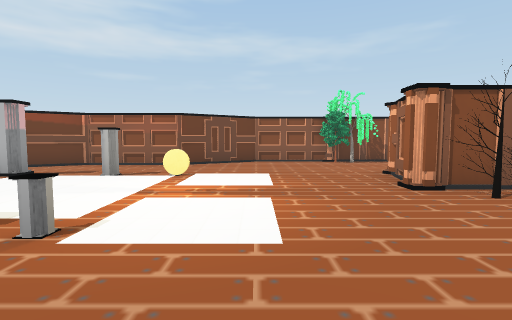
[1] (above)

20 first-person views from a walk through a 3-D level made in the Unity game engine. The camera is 1.3 m above the floor, tilts 4° down and sees 85° across. The floor is counted in squares, 2 m on a side. Each view is taken from the middle of a square. On the plan, view 1 faces up. The plan holds only what a view shows up to about 9 squares ahead; the rest is blank. The place goes on beyond the plan. The player is left out. Some surface patterns are stand-ins.

[2]
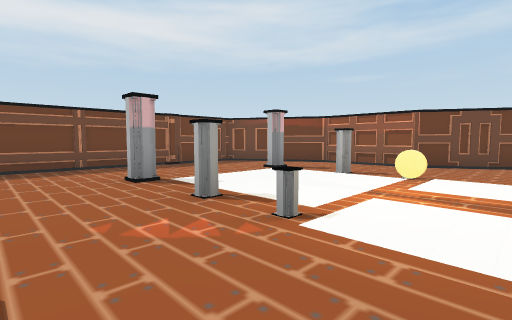

[3]
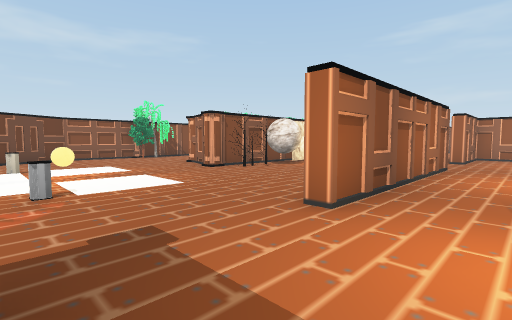

[4]
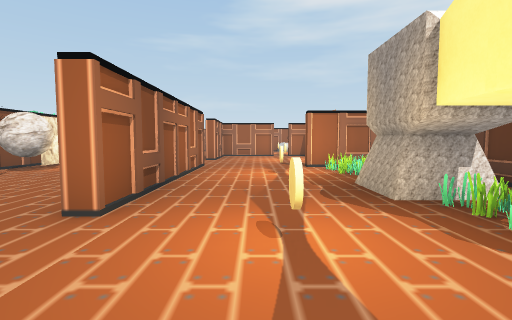

[5]
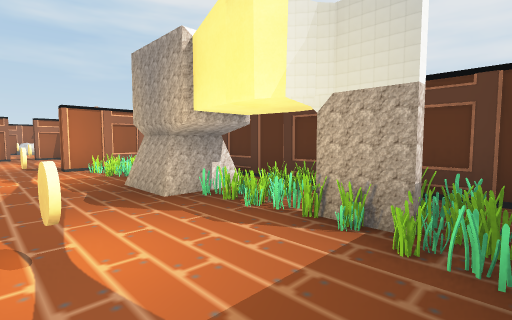

[6]
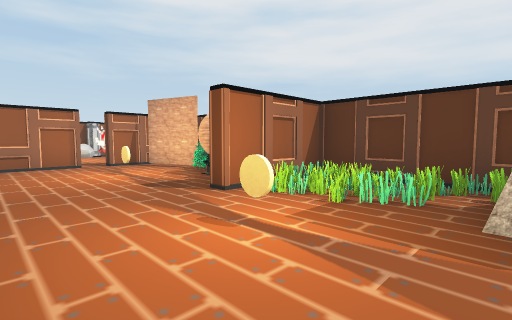

[7]
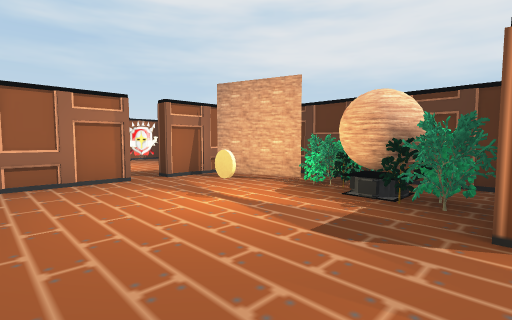

[8]
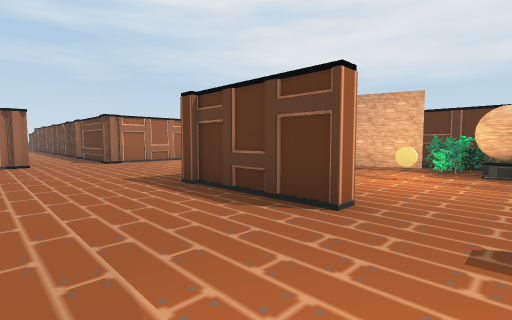

[9]
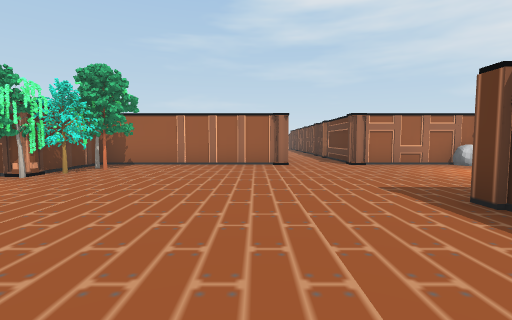

[10]
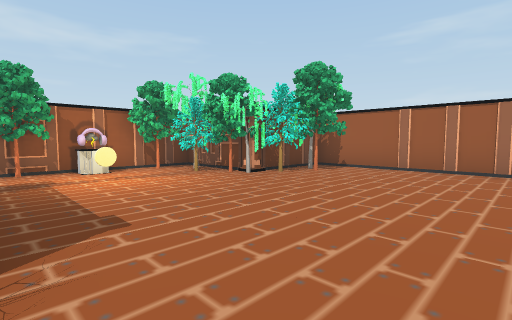

[11]
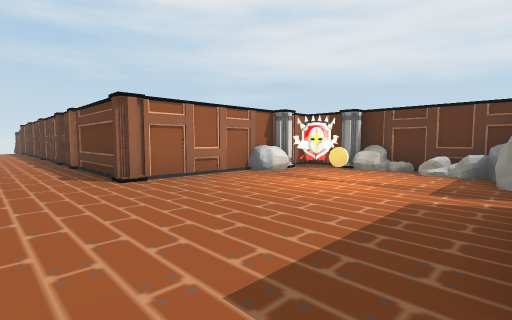

[12]
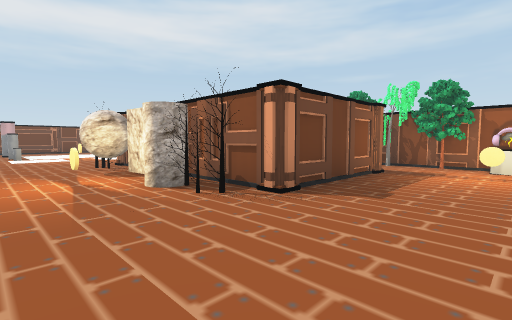

[13]
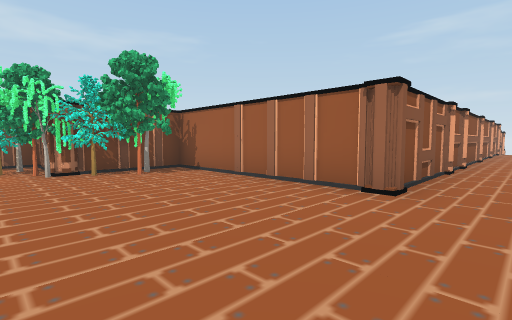

[14]
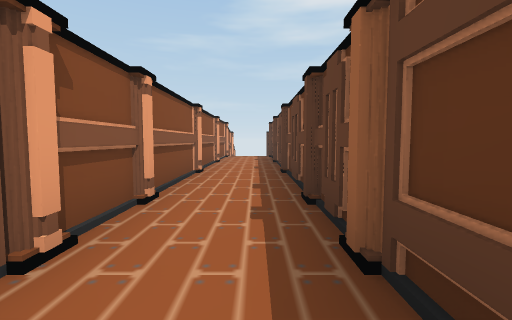

[15]
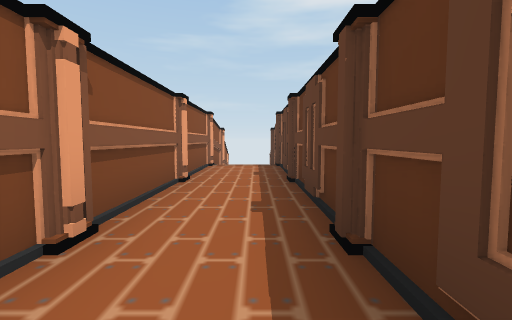

[16]
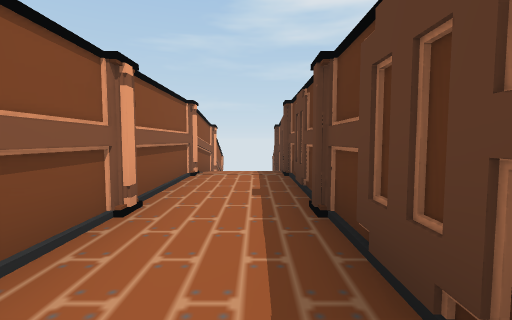

[17]
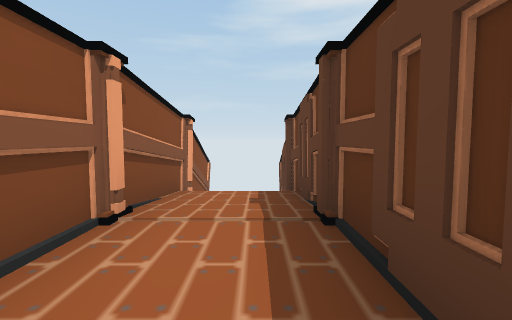

[18]
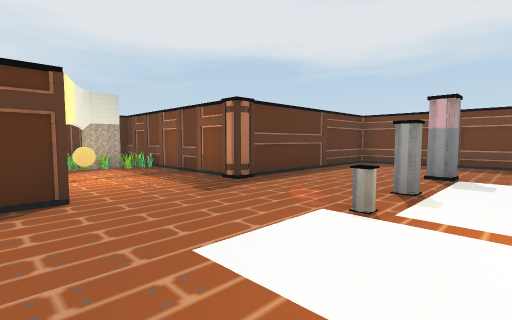

[19]
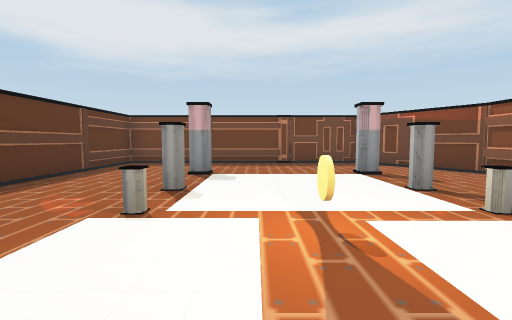

[20]
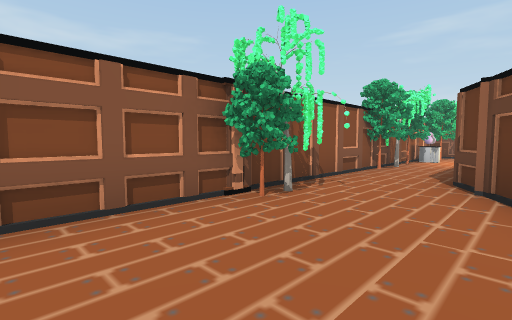

### Floor plan
Points are (right, up) in squares from view 1. A wall is a line through its corners. A room is listed if a view was taken in it or the views show most of it. See-through windows are left out.
Room 1 (views 1, 2, 3, 4, 5, 6, 7, 18, 19, 20)
walls: (2.3, 4.1) (2.7, 5.6); (4.5, 3.7) (2, 3.7); (5.2, -0.6) (0.4, -0.6) (0.4, -0.4) (0.9, -0.4); (0.8, -3.6) (2.2, -3.6); (-1.5, -4.1) (-0.6, -4.1); (3.7, 6.1) (4.9, 6.8); (1.1, -4.8) (1.1, -3.5); (-4.3, 5.5) (-4.3, 5.1) (-4.8, 5.1); (5.2, -5.6) (9, -5.6); (9, -0.6) (7.3, -0.6) (7.3, -0.4); (-4.3, 7.6) (-7.1, 5.9) (-7.1, -0.6) (-2.2, -0.6) (-2.2, -5.6) (4.9, -5.6) (4.9, -4.4); (9.6, -2.7) (9.6, -0.9); (7.4, 8.6) (0, 8.6) (-2, 7.4) (-4.5, 7.4)
ways out: opening at (4.5, 1.5) to room 2; opening at (6.5, 0) to room 2; opening at (8, 8) to room 2; opening at (9.5, -3.5) to room 2; gap at (7, 7) to room 2
objects: other object (-2, -5); other object (-2, -4); other object (-1, 4); other object (0, -5); other object (0, -4); other object (0, -2); other object (2, -5); tree (2, 8); other object (3, -5); other object (3, -4); other object (3, 3); tree (3, 8); other object (4, -4); other object (4, -2); other object (4, 3); other object (5, -4); other object (6, -5); other object (6, -4); other object (7, -5); other object (7, -4); tree (7, 8); tree (7, 9); other object (8, -5); other object (8, -3)
Room 2 (views 8, 9, 10, 11, 12, 13, 14, 15, 16, 17)
walls: (14.6, 1) (14.6, 6.2) (13.4, 6.2); (8.8, -0.7) (8.8, -0.2); (8, -0.7) (8, -0.2); (14.6, -4.2) (14.6, -0.6) (29.9, -0.6); (12.1, 6.4) (12.1, 8.6) (7.4, 8.6); (7.3, -0.4) (10, -0.4); (13.5, -5.6) (14.6, -5.6) (14.6, -4.9); (10.2, -5.6) (13.1, -5.6); (8.3, -4.6) (9.4, -4.2); (9.9, 8) (9.4, 8); (9.6, 8) (9.6, 8.5); (7.7, 6.9) (7.7, 3.7) (4.5, 3.7); (5.3, 3.1) (4.4, 3); (30, 1.3) (14.4, 1.3)
glass walls: (13.4, -4.9) (13.9, -4.3)
low walls: (9.4, 8) (9.4, 8.5)
ways out: opening at (4.5, 1.5) to room 1; opening at (6.5, 0) to room 1; opening at (8, 8) to room 1; opening at (9.5, -3.5) to room 1; gap at (7, 7) to room 1
objects: other object (5, 2); other object (6, 3); tree (7, 3); tree (9, 8); other object (10, -5); other object (10, -4); other object (10, 7); other object (11, -5); tree (11, 7); tree (11, 8); other object (12, -3); tree (12, 6); tree (12, 8); other object (13, -5); tree (13, 5); tree (13, 6); other object (14, -4)

Positions as (right, up) in squares from view 1, and headings:
1: (0, 0), facing up
2: (0, 0), facing up-left
3: (-2, -2), facing up-right
4: (-2, -2), facing right
5: (-2, -2), facing down-right
6: (2, -1), facing down-right
7: (5, -1), facing down-right
8: (6, 2), facing down-right
9: (7, 2), facing right
10: (8, 2), facing up-right
11: (10, 1), facing down-right
12: (10, 1), facing up-left
13: (11, 0), facing up-right
14: (16, 0), facing right
15: (20, 0), facing right
16: (22, 0), facing right
17: (25, 0), facing right
18: (1, 3), facing down-left
19: (1, 3), facing left
20: (0, 6), facing up-right
